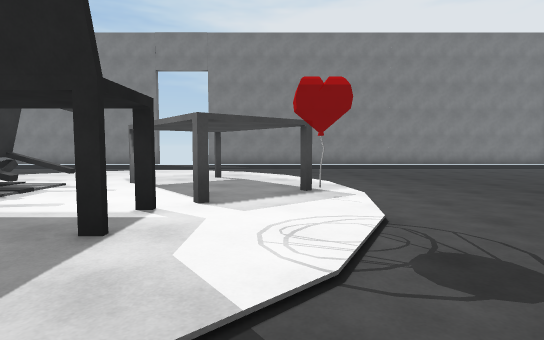
[1] (above)

16 first-person views from a walk through a Unity game level. The camera is 1.4 m above the floor, tilts 4° down and sees 80° across. The floor is counted in squares, 2 m on a side. Each view is taken from the middle of a square. On the plan, view 1 faces up. The plan holds only what a view shows up to about 10 squares ahead; the rest is blank. Surface patterns are stand-ins for the level's own textures.

[2]
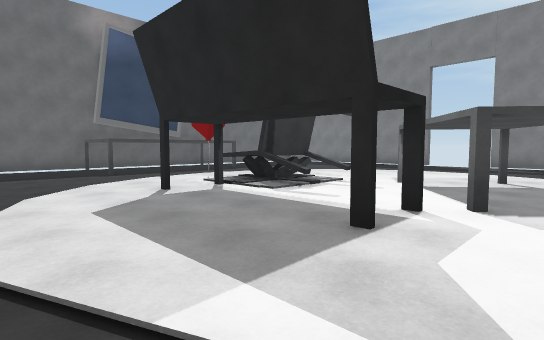

[3]
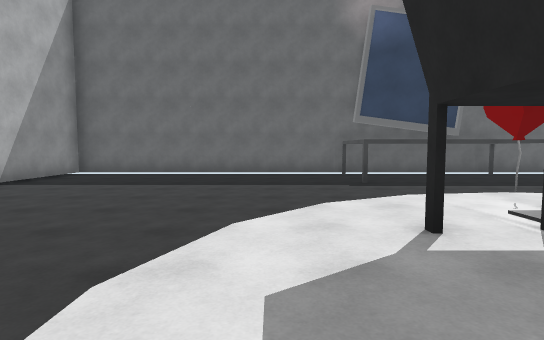

[4]
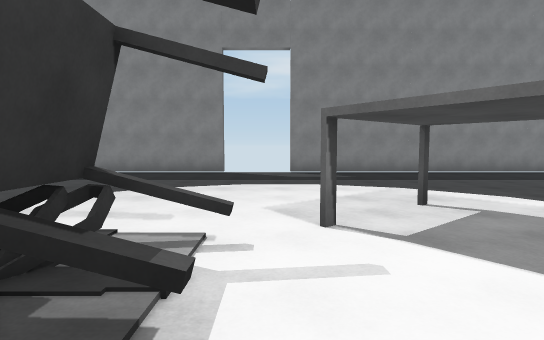

[5]
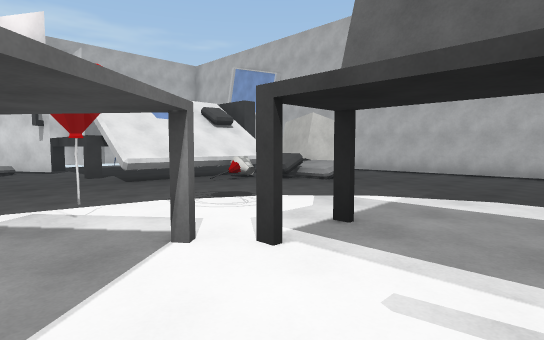

[6]
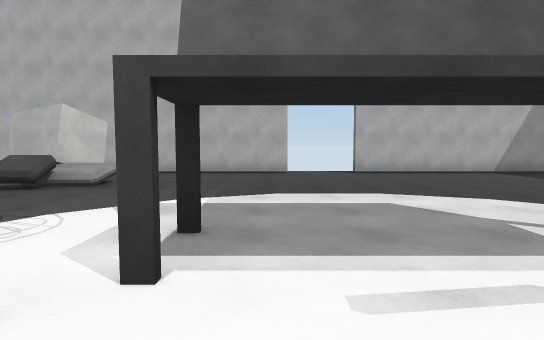

[7]
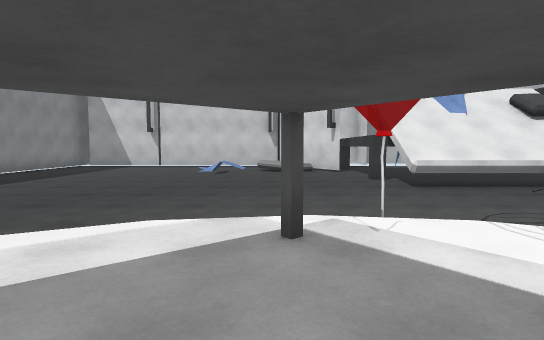

[8]
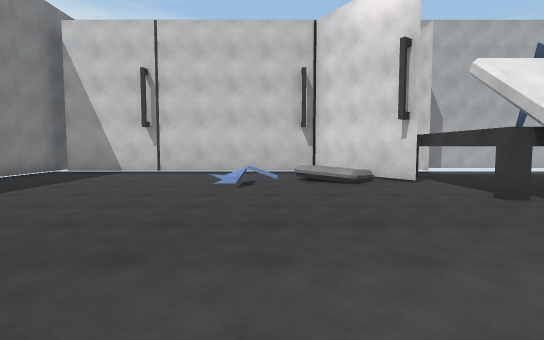

[9]
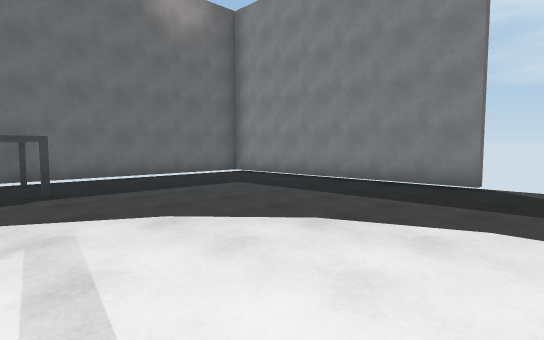

[10]
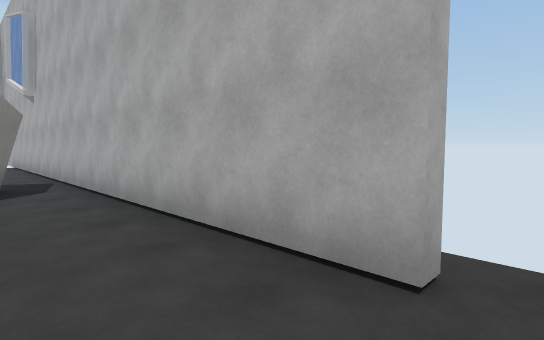

[11]
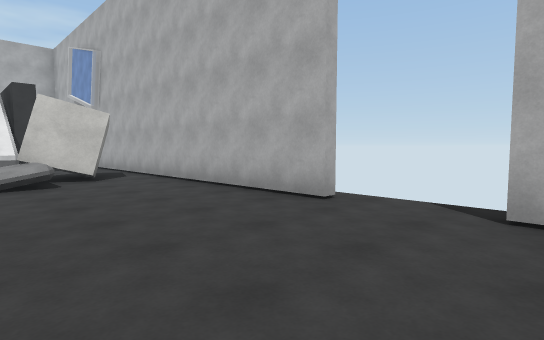

[12]
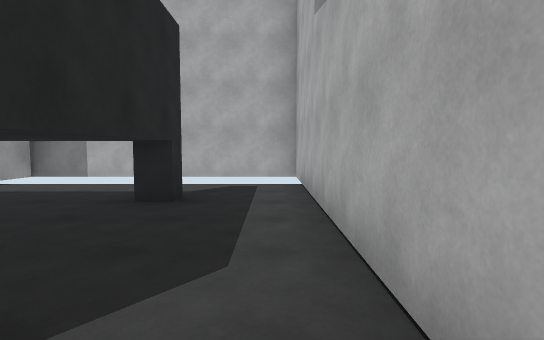

[13]
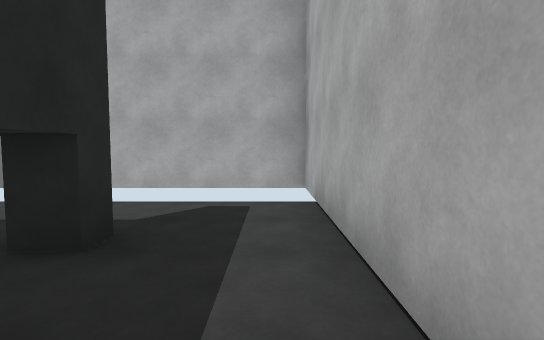

[14]
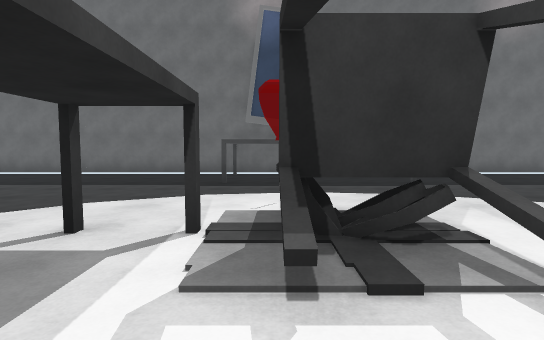

[15]
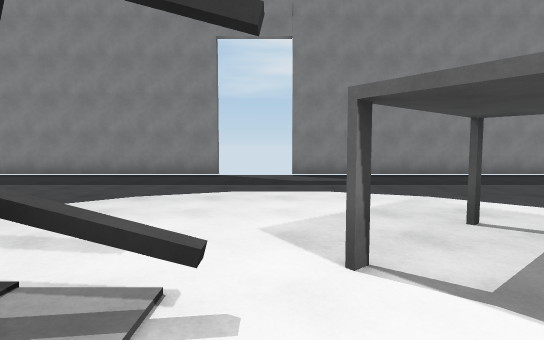

[16]
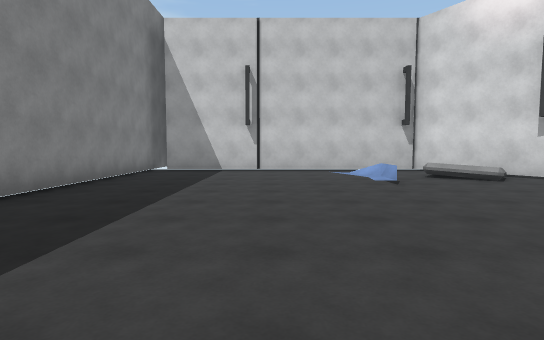

### Floor plan
Key: @ floor where view 1 was taken; # wall or solid block; x gap in a wall; . floor; / step, stairs or slope; = window, fence, low wall or low ledge; ^ raised ledge; O other object.
Columns run from 12 left of view 1 to 12 right of it. Each row starts with its distance up from view 1.
 13 ########  ##############
 12 #......................#
 11 #......................#
 10 #......................#
  9 #......................#
  8 #......................#
  7 ##.#.......#......./=/.#
  6 #.........#.........//.#
  5 #......^O...........//.#
  4 #.....O^#....O......=###
  3 ##.#...x...x........#. #
  2 #...............^#####.##
  1 #...............^   # ..#
  0 #...........@..O^     ..#
 -1 #.............#^^     ..#
 -2 #.............^#^#####..#
 -3 #..............##.......#
 -4 #.......................#
 -5 ########..###############

Positions as (right, up) in squares from view 1, and headings:
1: (0, 0), facing up
2: (0, 0), facing up-left
3: (-2, 1), facing left
4: (-3, 3), facing up
5: (-3, 5), facing down-right
6: (-2, 5), facing down
7: (-2, 5), facing right
8: (1, 6), facing right
9: (-3, 6), facing up-left
10: (-3, -3), facing down-right
11: (-5, -1), facing down-right
12: (5, -4), facing right
13: (7, -4), facing right
14: (-2, 4), facing left
15: (-3, 4), facing up
16: (1, 9), facing right
